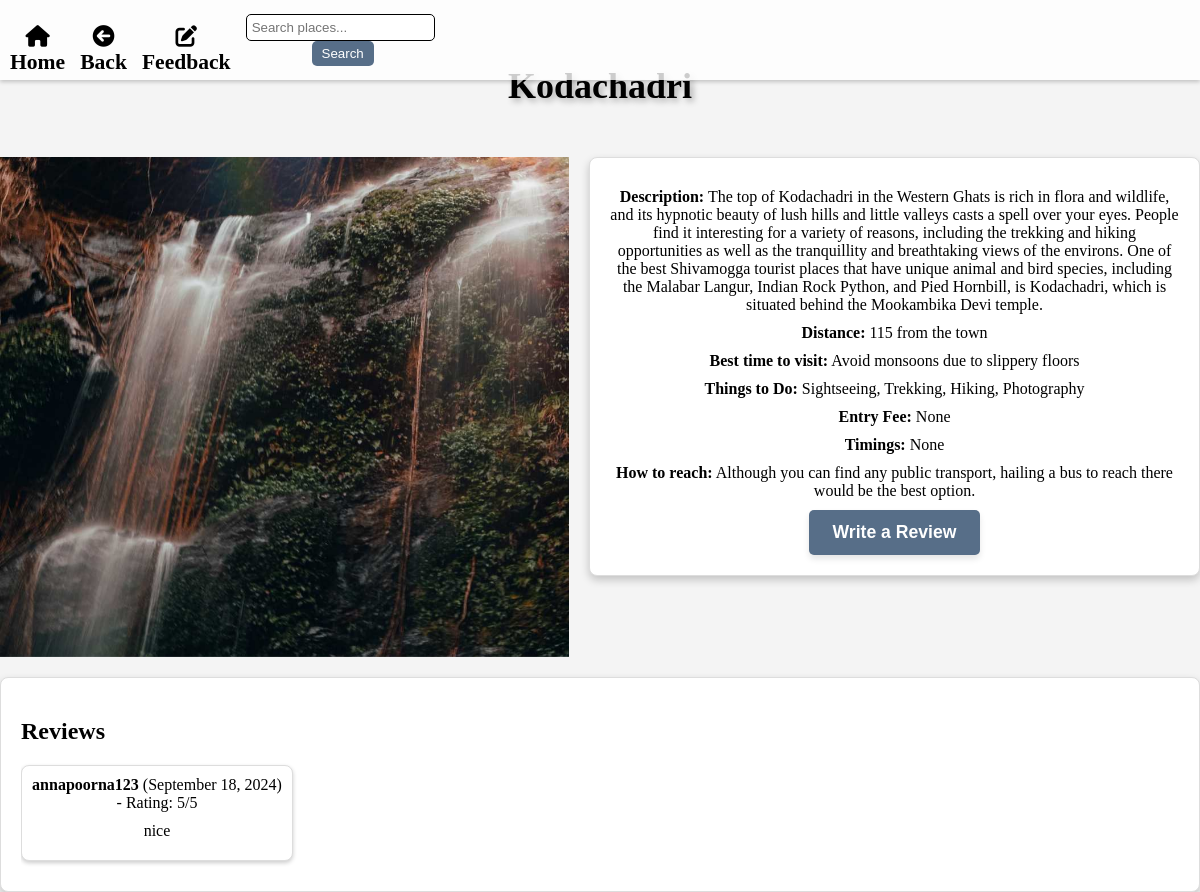
The page /place/1/ (signed in) on the database its author committed.
### guide/models.py (models this page shows, shortened)
class Place(models.Model):
    district = models.ForeignKey(District, related_name='places', on_delete=models.CASCADE)
    name = models.CharField(max_length=100)
    description = models.TextField()
    distance = models.CharField(max_length=50, null=True, blank=True)
    best_time_to_visit = models.CharField(max_length=500, null=True, blank=True)
    things_to_do = models.TextField( max_length=500, null=True, blank=True)
    entry_fee = models.CharField(max_length=200, null=True, blank=True)
    timings = models.CharField(max_length=50, null=True, blank=True)
    how_to_reach = models.CharField(max_length=1000, null=True, blank=True)

class PlaceImage(models.Model):
    image = models.ImageField(upload_to='images/', verbose_name='Place Image')
    place = models.ForeignKey(Place, on_delete=models.CASCADE)

class Review(models.Model):
    place = models.ForeignKey('Place', on_delete=models.CASCADE)
    name = models.CharField(max_length=100)
    email = models.EmailField()
    rating = models.IntegerField()
    comments = models.TextField()
    created_at = models.DateTimeField(auto_now_add=True)

### guide/views.py (the view)
# urls.py: path('place/<int:id>/', views.place_detail, name='place_detail'),
def place_detail(request, id):
    place = get_object_or_404(Place, id=id)
    reviews = Review.objects.filter(place=place).order_by('-rating')
    profile_picture_url = None
    if request.user.is_authenticated:
        try:
            profile = request.user.userprofile  # Access the user profile
            profile_picture_url = profile.profile_picture.url if profile.profile_picture else None
        except UserProfile.DoesNotExist:
            profile_picture_url = None  # Handle case where profile doesn't exist
    return render(request, 'guide/place_detail.html', {
        'place': place,
        'reviews': reviews,
        'profile_picture_url': profile_picture_url,  # Pass the profile picture URL to the template
    })

### guide/templates/guide/place_detail.html (shortened to what this page needs)
<!DOCTYPE html>
<html lang="en">
<head>
    <link rel="stylesheet" href="https://unpkg.com/swiper/swiper-bundle.min.css" />
    <link rel="stylesheet" href="https://cdnjs.cloudflare.com/ajax/libs/font-awesome/6.0.0-beta3/css/all.min.css">
</head>
<body>
    <div class="header">
        <nav>
            <a href="{% url 'home' %}"><i class="fas fa-home"></i>Home</a>
            <a href="{% url 'district_detail' place.district.id %}"><i class="fas fa-arrow-circle-left"></i>Back</a>
            {% if place.district.id %}
                <a href="{% url 'feedback' place_id=place.id %}"><i class="fas fa-edit"></i>Feedback</a>
            {% else %}
                <a href="#">Back</a>
            {% endif %}
            <form id="searchForm" action="{% url 'search' %}" method="GET" style="position: relative;">
                <input type="text" id="searchInput" name="query" placeholder="Search places..."
                    style="padding: 5px; border-radius: 5px; border: 1px solid #000; margin-right: 5px;"/>
                <button type="submit"
                    style="padding: 5px 10px; background-color: #576e88; color: white; border: none; border-radius: 5px; cursor: pointer;">
                    Search
                </button>
            </form>
        </nav>
    </div>
    <h1>{{ place.name }}</h1>
    <div class="container">
        {% if place.placeimage_set.all %}
        <div class="swiper">
            <div class="swiper-wrapper">
                {% for image in place.placeimage_set.all %}
                <div class="swiper-slide">
                    <img src="{{ image.image.url }}" alt="{{ place.name }} image">
                </div>
                {% endfor %}
            </div>
        </div>
        {% else %}
        <p>No images available for this place.</p>
        {% endif %}
        <div class="details">
            <p><strong>Description:</strong> {{ place.description }}</p>
            <p><strong>Distance:</strong> {{ place.distance }}</p>
            <p><strong>Best time to visit:</strong> {{ place.best_time_to_visit }}</p>
            <p><strong>Things to Do:</strong> {{ place.things_to_do }}</p>
            <p><strong>Entry Fee:</strong> {{ place.entry_fee }}</p>
            <p><strong>Timings:</strong> {{ place.timings }}</p>
            <p><strong>How to reach:</strong> {{ place.how_to_reach }}</p>
            <button id="writeReviewButton" data-authenticated="{{ user.is_authenticated|yesno:'true,false' }}">Write a Review</button>
        </div>
    </div>
<div class="reviews-container">
    <h2 class="reviews-title">Reviews</h2>
    <div class="reviews">
        {% for review in reviews %}
        <div class="review-item">
            <strong>{{ review.name }}</strong> ({{ review.created_at|date:"F j, Y" }}) - Rating: {{ review.rating }}/5
            <p>{{ review.comments }}</p>
        </div>
        {% empty %}
        <p>No reviews yet. Be the first to write one!</p>
        {% endfor %}
    </div>
</div>
</body>
</html>

### guide/templates/guide/place_detail.html (style rules this page uses)
body { margin: 0; padding: 0; text-align: center; background-color: #f4f4f4; }
.header { width: 100%; color: black; position: fixed; top: 0; left: 0; padding: 5px 10px; z-index: 1000; display: flex; justify-content: flex-start; background: rgba(255, 255, 255, 0.8); box-shadow: 0 2px 4px rgba(0, 0, 0, 0.2); box-sizing: border-box; font-size: 0.9em; }
.header nav { display: flex; gap: 15px; align-items: center; }
.header a { color: black; text-decoration: none; font-weight: bold; border-radius: 5px; font-size: 1.5em; transition: background-color 0.3s ease, transform 0.3s ease; }
.container { display: flex; flex-direction: row; align-items: flex-start; justify-content: center; box-sizing: border-box; max-width: 1200px; margin: 0 auto; }
.swiper { position: relative; flex: 1; height: 500px; }
.swiper-slide img { width: 100%; height: 100%; object-fit: cover; }
.details { font-family: Cambria, Cochin, Georgia, Times, 'Times New Roman', serif; flex: 1; padding: 20px; background: #fff; border: 1px solid #ddd; border-radius: 8px; margin-left: 20px; box-shadow: 0 4px 8px rgba(0, 0, 0, 0.2); }
p { margin: 10px 0; }
a { display: block; margin-top: 20px; text-decoration: none; color: #007bff; font-weight: bold; }
h1 { margin: 50px 0; font-size: 36px; font-weight: bold; color: black; text-shadow: 3px 3px 6px rgba(0, 0, 0, 0.3); animation: pulse 2s infinite; padding-top: 15px; }
.reviews-container { padding: 20px; background-color: #fff; border: 1px solid #ddd; border-radius: 8px; box-shadow: 0 4px 8px rgba(0, 0, 0, 0.2); margin-top: 20px; overflow: hidden; }
.reviews-title { font-size: 24px; margin-bottom: 10px; text-align: left; }
.reviews { display: flex; overflow-x: auto; gap: 10px; padding: 10px 0; }
.review-item { flex: 0 0 auto; background-color: #fff; border: 1px solid #ddd; border-radius: 8px; padding: 10px; width: 250px; box-shadow: 0 2px 4px rgba(0, 0, 0, 0.2); }
#writeReviewButton { padding: 12px 24px; background-color: #576e88; color: white; border: none; border-radius: 5px; cursor: pointer; font-size: 1.1em; font-weight: bold; box-shadow: 0 4px 6px rgba(0, 0, 0, 0.1); transition: background-color 0.3s ease, transform 0.3s ease; }

### rows shown on the page
Place: name "Kodachadri", description "The top of Kodachadri in the Western Ghats is rich in flora and wildlife, and its hypnotic beauty of lush hills and little valleys casts a spell over your eyes. People find it interesting for a variety of reasons, including the trekking and hiking opportunities as well as the tranquillity and breathtaking views of the environs. One of the best Shivamogga tourist places that have unique animal and bird species, including the Malabar Langur, Indian Rock Python, and Pied Hornbill, is Kodachadri, which is situated behind the Mookambika Devi temple.", distance "115 from the town", best_time_to_visit "Avoid monsoons due to slippery floors", things_to_do "Sightseeing, Trekking, Hiking, Photography", entry_fee "None", timings "None", how_to_reach "Although you can find any public transport, hailing a bus to reach there would be the best option."
PlaceImage: image (picture)
Review: name "annapoorna123", created_at "September 18, 2024", rating "5", comments "nice"
